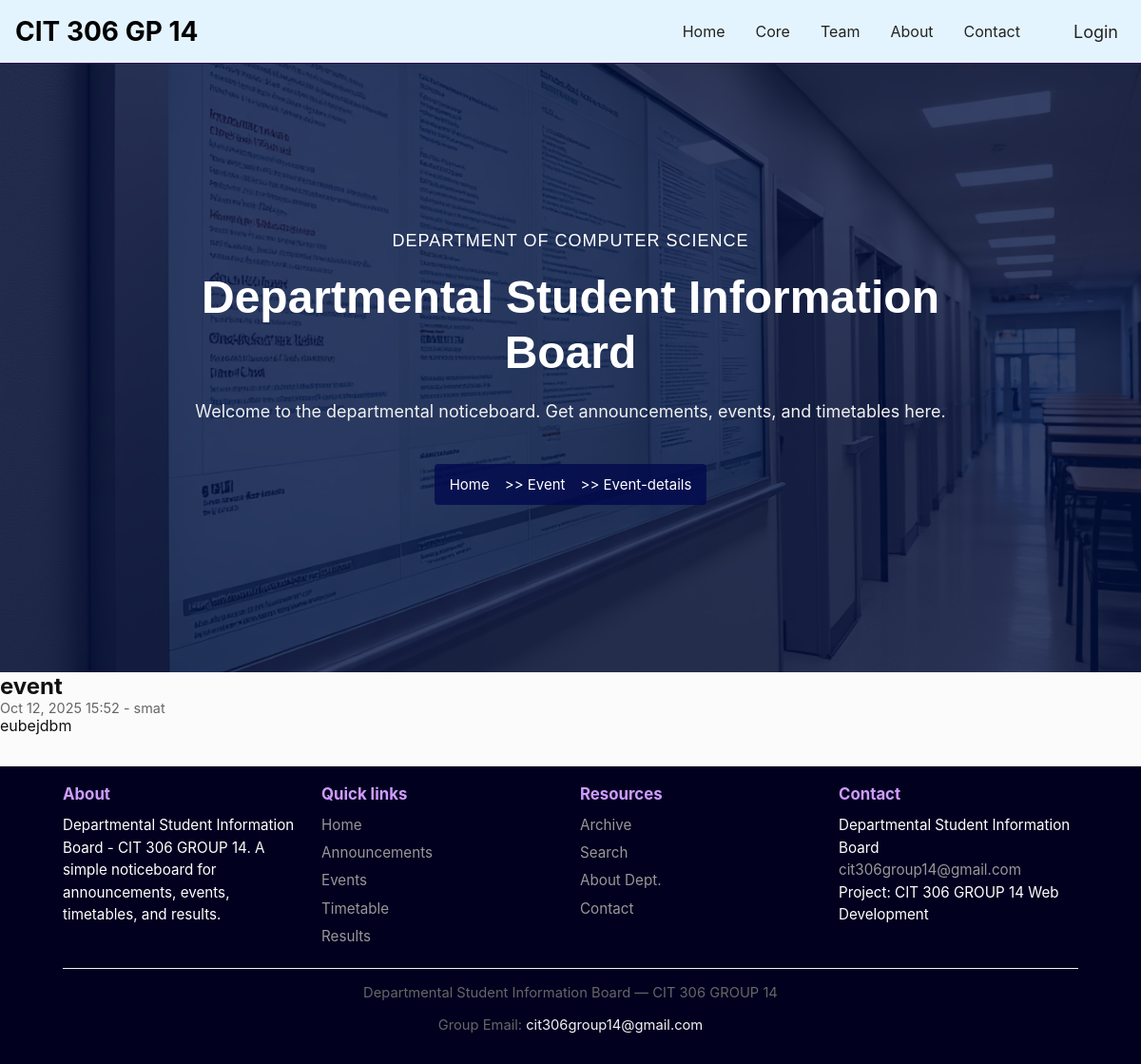
The page /board/event/1/ on the database its author committed.
### board/models.py (models this page shows, shortened)
class Event(models.Model):
    title = models.CharField(max_length=255)
    description = models.TextField()
    start_datetime = models.DateTimeField()
    end_datetime = models.DateTimeField(null=True, blank=True)
    venue = models.CharField(max_length=255, blank=True)
    organizer_contact = models.CharField(max_length=255, blank=True)
    created_by = models.ForeignKey(User, on_delete=models.SET_NULL, null=True, blank=True)

### board/views.py (the view)
# urls.py: path('event/<int:pk>/', views.event_detail, name='event_detail'),
def event_detail(request, pk):
    e = get_object_or_404(Event, pk=pk)
    return render(request, 'board/event_detail.html', {'event': e})

### board/templates/board/event_detail.html (shortened to what this page needs)
{% extends 'core/base.html' %}
{% block content %}
<section class="heroBanner">
    <div class="container">
        <div class="row">
            <div class="col-md-10 col-lg-8 col-xl-7">
                <div class="heroContent">
                    <h5>Department of Computer Science</h5>
                    <h2>Departmental Student Information Board</h2>
                    <p>Welcome to the departmental noticeboard. Get announcements, events, and timetables here.</p>
                    <div class="heroBreadcrumb">
                        <a href="{% url 'core:home' %}">Home</a>
                        <a href="{% url 'board:event' %}">>> Event</a>
                        <span> >> Event-details</span>
                    </div>
                </div>
            </div>
        </div>
    </div>
</section>
<h2>{{ event.title }}</h2>
<p class="meta">{{ event.start_datetime|date:'M d, Y H:i' }} - {{ event.venue }}</p>
<div>{{ event.description|linebreaks }}</div>
{% endblock %}

### static/css/style.css (style rules this page uses)
:root { --primary: #1f0030; --muted: #666; --accent: #0d6efd; --bg: #fbfbfb; margin: 0; width: 100%; }
* { box-sizing:border-box }
body { font-family:Inter, Arial, sans-serif; margin:0; background:var(--bg); color:#111 }
.container { width:100%; max-width:1200px; margin:0 auto; padding:1rem }
.meta { color:var(--muted);font-size:0.9rem }

### rows shown on the page
Event: title "event", start_datetime "Oct 12, 2025 15:52", venue "smat", description "eubejdbm"
